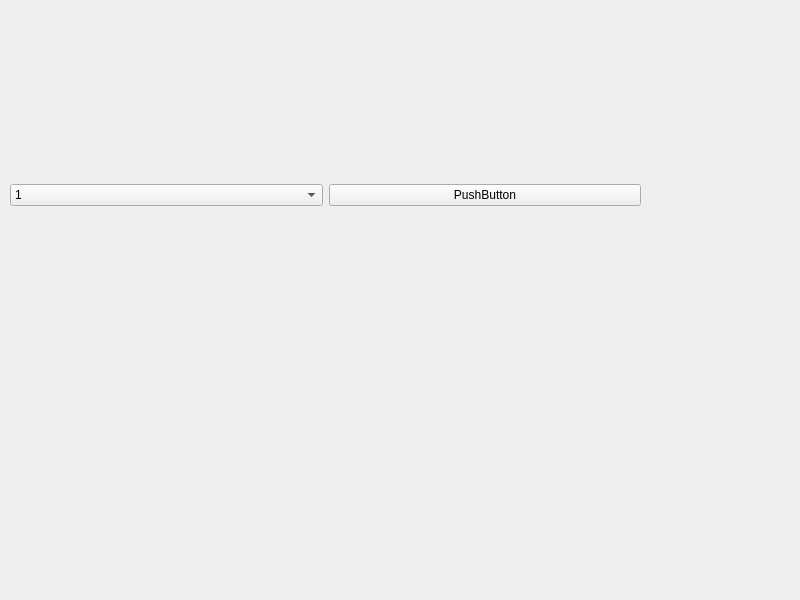
<?xml version="1.0" encoding="UTF-8"?>
<ui version="4.0">
 <class>Widget</class>
 <widget class="QWidget" name="Widget">
  <property name="geometry">
   <rect>
    <x>0</x>
    <y>0</y>
    <width>800</width>
    <height>600</height>
   </rect>
  </property>
  <property name="windowTitle">
   <string>Widget</string>
  </property>
  <widget class="QWidget" name="horizontalLayoutWidget">
   <property name="geometry">
    <rect>
     <x>10</x>
     <y>10</y>
     <width>631</width>
     <height>371</height>
    </rect>
   </property>
   <layout class="QHBoxLayout" name="horizontalLayout">
    <item>
     <widget class="QComboBox" name="comboBox">
      <item>
       <property name="text">
        <string>1</string>
       </property>
      </item>
      <item>
       <property name="text">
        <string>2</string>
       </property>
      </item>
      <item>
       <property name="text">
        <string>3</string>
       </property>
      </item>
     </widget>
    </item>
    <item>
     <widget class="QPushButton" name="pushButton_2">
      <property name="text">
       <string>PushButton</string>
      </property>
     </widget>
    </item>
   </layout>
  </widget>
 </widget>
 <resources/>
 <connections/>
</ui>
